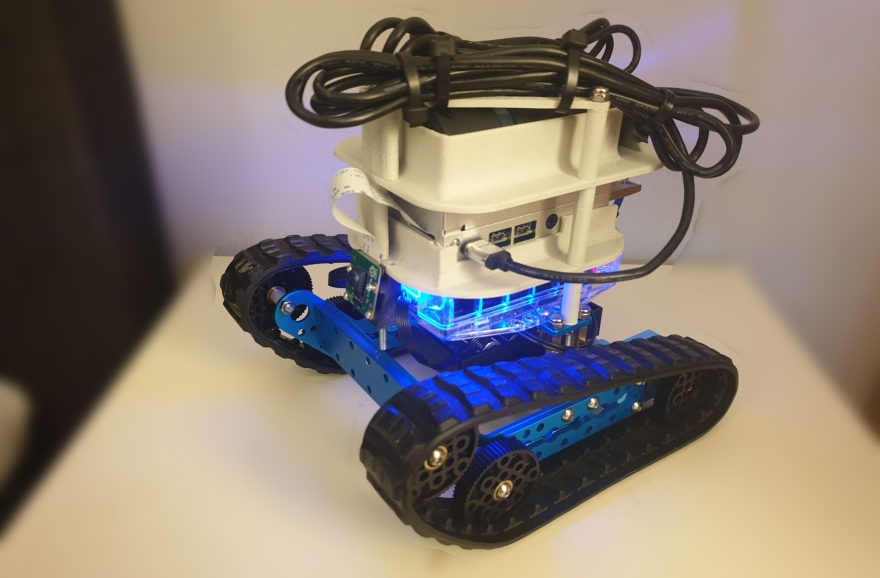
#> input picture Misc_content/Fire-AI.jpg, 1759 x 1156 px (shown at 1/2 size)
$ python -i slam.py   (imports and definitions only)
#> lines starting #> are read from the running program, lines starting #| are printed output that depends on the picture
#> further down, picture is the input picture: shape (1156, 1759, 3); mean B, G, R 114.2, 124.9, 136.7
import settings
import open3d as o3d
import cv2
import numpy as np

class Slam:
    """Class for Simultaneous Localization and Mapping (SLAM)."""

    def __init__(self):
        """
        Initialize the SLAM object.

        Attributes:
        - pcd (open3d.geometry.PointCloud): Point cloud data.
        - visualizer (open3d.visualization.Visualizer): Open3D visualizer object.
        - pointcloud_window_created (bool): Flag indicating if the point cloud window is created.
        - oldFrame (tuple): Tuple containing the old frame data (image, (sift, des)).
        - newFrame (tuple): Tuple containing the new frame data (image, (sift, des)).
        - Tpos (np.array): Starting position.
        - Rpos (np.array): Starting rotation.
        - movement (list): List of positions.
        """
        self.pcd = o3d.geometry.PointCloud()
        self.visualizer = o3d.visualization.Visualizer()
        self.pointcloud_window_created = False
        self.oldFrame = None
        self.newFrame = None

        self.Tpos = np.array(
            [0, 0, 0],
            dtype=float)

        self.Rpos = np.array([
            [1, 0, 0],
            [0, 1, 0],
            [0, 0, 1]],
            dtype=float)

        self.movement = []

    def imageRescale(self, img, scale):
        """
        Rescale an image.

        Args:
        - img (np.array): Image to be rescaled.
        - scale (float): Scaling factor.

        Returns:
        - resized (np.array): Rescaled image.
        """
#> called with scale = 1
        width = int(img.shape[1] * scale)
#> width = 1759
        height = int(img.shape[0] * scale)
#> height = 1156
        dim = (width, height)
#> dim = (1759, 1156)

        # resize image
        resized = cv2.resize(img, dim, interpolation = cv2.INTER_AREA)
        return resized

    def SIFT(self, img):
        """
        Detect SIFT keypoints in an image.

        Args:
        - img (np.array): Image for detecting keypoints.

        Returns:
        - tuple: Tuple containing keypoints and descriptors.
        """
        gray = cv2.cvtColor(img, cv2.COLOR_BGR2GRAY)
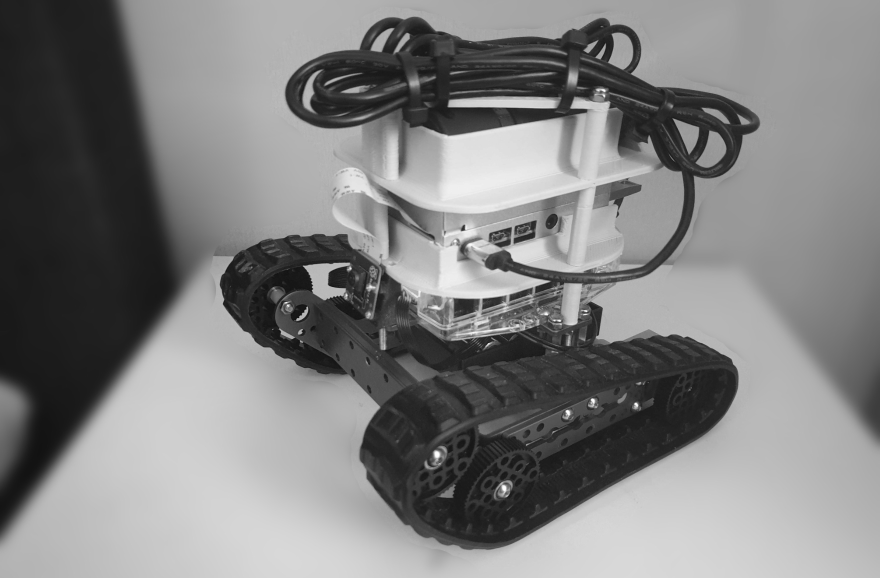
#> gray: shape (1156, 1759) (shown at 1/2 size); min 9, max 254, mean 127.2
        sift = cv2.SIFT_create()
        kp, des = sift.detectAndCompute(gray, None)
#> kp = 2223 keypoints; strongest (x, y, size): (873, 909, 9.3), (1272, 809, 6.2), (1136, 825, 6.8), (1186, 801, 6)

        return (kp, des)

    # [59 lines left out: functions FLANN, kpToNpArray, setSlamData, visualizeSlamData, not called in this run]

    def do_slam(self, frame):
        """
        Perform SLAM on a frame.

        Args:
        - frame (np.array): Input frame for SLAM.
        """
        if not self.pointcloud_window_created:
            self.visualizer.create_window(window_name="3D plot", width=settings.RESOLUTION_VGA[0], height=settings.RESOLUTION_VGA[1])
            self.pointcloud_window_created = True

        workinFrame = self.imageRescale(frame, settings.SLAM_IMAGE_SCALE)

        # Find and store keypoints
        keypoints = self.SIFT(workinFrame)
        self.oldFrame = self.newFrame
        self.newFrame = (workinFrame, keypoints)

        # Not enough frames to continue
        if ((self.oldFrame == None) or (self.newFrame == None)):
            return

        # Find matching keypoints
        try:
            matches = self.FLANN(self.oldFrame[1][1], self.newFrame[1][1], filter=settings.SLAM_MATCHING_RATIO_THRESHOLD)
        except:
            print("FLANN match fail")
            return

        # Not enough keypoins to continue (minimum 5)
        if (len(matches) < 5):
            print("not enough keypoins to continue (minimum 5)")
            cv2.imshow('Frame', workinFrame)
            return

        trackImage = workinFrame.copy()

        # Retrieve matching keypoints
        oldImgKpMatches = np.zeros((len(matches), 2))
        newImgKpMatches = np.zeros((len(matches), 2))

        for index, match in enumerate(matches):
            oldKp = self.oldFrame[1][0][match[0].queryIdx]
            newKp = self.newFrame[1][0][match[0].trainIdx]

            oldImgKpMatches[index] = oldKp.pt
            newImgKpMatches[index] = newKp.pt

            # Draw line
            cv2.line(trackImage,
                #       X-pos V           Y-Pos V
                (int(oldKp.pt[0]), int(oldKp.pt[1])),# < Previous frame
                (int(newKp.pt[0]), int(newKp.pt[1])),# < Next frame
                (0, 255, 0), 2)

        cv2.imshow('Frame', trackImage)

        # Pose recovery
        try:
            E, _ = cv2.findEssentialMat(
                oldImgKpMatches,
                newImgKpMatches,
                settings.CAMERA_FOCAL_SETTING,
                settings.CAMERA_PRINCIPAL_POINT_SETTING,
                cv2.RANSAC,
                0.999,
                1.0,
                None)

            _, R, t, mask = cv2.recoverPose(E, oldImgKpMatches, newImgKpMatches)
        except:
            print("Pose recovery fail")
            return

        # Position update
        self.Tpos = self.Tpos + self.Rpos.dot(t)
        self.Rpos = R.dot(self.Rpos)

        newPoint = self.Tpos[:,0]
        self.movement.append(newPoint)

        #print(newPoint)

        # Update SLAM window
        self.visualizeSlamData()

>>> import cv2
>>> picture = cv2.imread('../Misc_content/Fire-AI.jpg')
>>> result = Slam().do_slam(picture)
